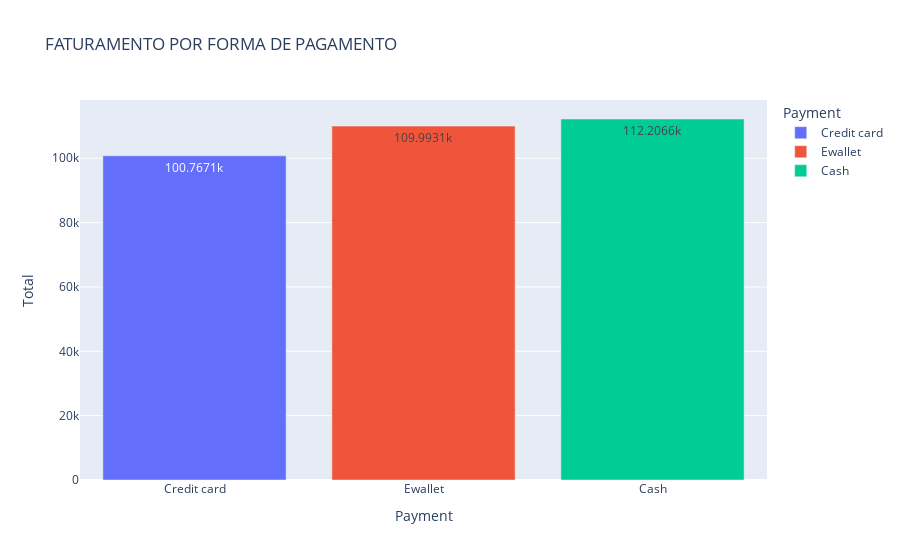

The code cell stored with this chart in its notebook:
### Code cell
grafico_4 = px.bar(pagamento, x="Payment", y="Total", color="Payment", text_auto=True, title="FATURAMENTO POR FORMA DE PAGAMENTO")
grafico_4.show()

### Figure 1 — Plotly figure (JSON) as saved in the notebook; plotly's stock layout.template omitted (floating-point values rounded to 4 significant figures)
{"data": [{"alignmentgroup": "True", "hovertemplate": "Payment=%{x}<br>Total=%{y}<extra></extra>", "legendgroup": "Credit card", "marker": {"color": "#636efa", "pattern": {"shape": ""}}, "name": "Credit card", "offsetgroup": "Credit card", "orientation": "v", "showlegend": true, "textposition": "auto", "texttemplate": "%{y}", "type": "bar", "x": ["Credit card"], "xaxis": "x", "y": [100800.0], "yaxis": "y"}, {"alignmentgroup": "True", "hovertemplate": "Payment=%{x}<br>Total=%{y}<extra></extra>", "legendgroup": "Ewallet", "marker": {"color": "#EF553B", "pattern": {"shape": ""}}, "name": "Ewallet", "offsetgroup": "Ewallet", "orientation": "v", "showlegend": true, "textposition": "auto", "texttemplate": "%{y}", "type": "bar", "x": ["Ewallet"], "xaxis": "x", "y": [110000.0], "yaxis": "y"}, {"alignmentgroup": "True", "hovertemplate": "Payment=%{x}<br>Total=%{y}<extra></extra>", "legendgroup": "Cash", "marker": {"color": "#00cc96", "pattern": {"shape": ""}}, "name": "Cash", "offsetgroup": "Cash", "orientation": "v", "showlegend": true, "textposition": "auto", "texttemplate": "%{y}", "type": "bar", "x": ["Cash"], "xaxis": "x", "y": [112200.0], "yaxis": "y"}], "layout": {"barmode": "relative", "legend": {"title": {"text": "Payment"}, "tracegroupgap": 0}, "title": {"text": "FATURAMENTO POR FORMA DE PAGAMENTO"}, "xaxis": {"anchor": "y", "categoryarray": ["Credit card", "Ewallet", "Cash"], "categoryorder": "array", "domain": [0, 1], "title": {"text": "Payment"}}, "yaxis": {"anchor": "x", "domain": [0, 1], "title": {"text": "Total"}}}}
